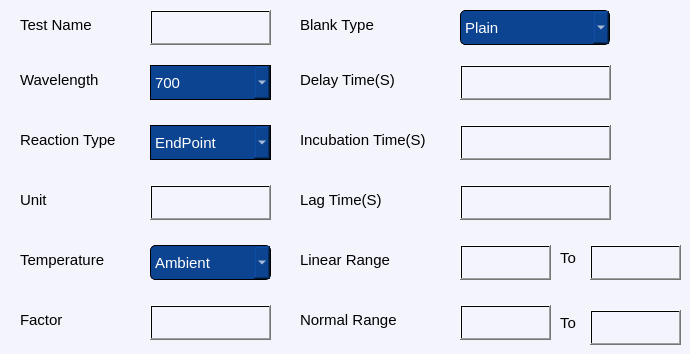
      <widget class="QWidget" name="tab_9">
       <property name="styleSheet">
        <string notr="true">background-color: #f4f4fc;</string>
       </property>
       <attribute name="title">
        <string>Info</string>
       </attribute>
       <widget class="QLabel" name="TestName_Lbl_3">
        <property name="geometry">
         <rect>
          <x>20</x>
          <y>10</y>
          <width>91</width>
          <height>30</height>
         </rect>
        </property>
        <property name="font">
         <font>
          <pointsize>11</pointsize>
         </font>
        </property>
        <property name="text">
         <string>Test Name</string>
        </property>
       </widget>
       <widget class="QLabel" name="label_14">
        <property name="geometry">
         <rect>
          <x>20</x>
          <y>65</y>
          <width>101</width>
          <height>30</height>
         </rect>
        </property>
        <property name="font">
         <font>
          <pointsize>11</pointsize>
         </font>
        </property>
        <property name="text">
         <string>Wavelength</string>
        </property>
       </widget>
       <widget class="QLabel" name="ReactionType_Lbl_2">
        <property name="geometry">
         <rect>
          <x>20</x>
          <y>125</y>
          <width>111</width>
          <height>30</height>
         </rect>
        </property>
        <property name="font">
         <font>
          <pointsize>11</pointsize>
         </font>
        </property>
        <property name="text">
         <string>Reaction Type</string>
        </property>
       </widget>
       <widget class="QLabel" name="Unit_Lbl_3">
        <property name="geometry">
         <rect>
          <x>20</x>
          <y>185</y>
          <width>61</width>
          <height>30</height>
         </rect>
        </property>
        <property name="font">
         <font>
          <pointsize>11</pointsize>
         </font>
        </property>
        <property name="text">
         <string>Unit</string>
        </property>
       </widget>
       <widget class="QLabel" name="Temp_Lbl_2">
        <property name="geometry">
         <rect>
          <x>20</x>
          <y>245</y>
          <width>111</width>
          <height>30</height>
         </rect>
        </property>
        <property name="font">
         <font>
          <pointsize>11</pointsize>
         </font>
        </property>
        <property name="text">
         <string>Temperature</string>
        </property>
       </widget>
       <widget class="QLabel" name="label_23">
        <property name="geometry">
         <rect>
          <x>20</x>
          <y>305</y>
          <width>61</width>
          <height>30</height>
         </rect>
        </property>
        <property name="font">
         <font>
          <pointsize>11</pointsize>
         </font>
        </property>
        <property name="text">
         <string>Factor</string>
        </property>
       </widget>
       <widget class="QLineEdit" name="lineEdit_24">
        <property name="geometry">
         <rect>
          <x>150</x>
          <y>10</y>
          <width>121</width>
          <height>35</height>
         </rect>
        </property>
        <property name="font">
         <font>
          <pointsize>11</pointsize>
         </font>
        </property>
       </widget>
       <widget class="QLineEdit" name="lineEdit_27">
        <property name="geometry">
         <rect>
          <x>150</x>
          <y>185</y>
          <width>121</width>
          <height>35</height>
         </rect>
        </property>
        <property name="font">
         <font>
          <pointsize>11</pointsize>
         </font>
        </property>
       </widget>
       <widget class="QLineEdit" name="lineEdit_30">
        <property name="geometry">
         <rect>
          <x>150</x>
          <y>305</y>
          <width>121</width>
          <height>35</height>
         </rect>
        </property>
        <property name="font">
         <font>
          <pointsize>11</pointsize>
         </font>
        </property>
       </widget>
       <widget class="QComboBox" name="WaveLength_Combo_2">
        <property name="geometry">
         <rect>
          <x>150</x>
          <y>65</y>
          <width>121</width>
          <height>35</height>
         </rect>
        </property>
        <property name="font">
         <font>
          <pointsize>11</pointsize>
         </font>
        </property>
        <property name="styleSheet">
         <string notr="true">background-color: rgb(12, 68, 145);
border: 1px solid black;
border-radius: 25px;
color: rgb(255, 255, 255);
font-style:bold;
</string>
        </property>
        <item>
         <property name="text">
          <string>700</string>
         </property>
        </item>
        <item>
         <property name="text">
          <string>628</string>
         </property>
        </item>
        <item>
         <property name="text">
          <string>572</string>
         </property>
        </item>
        <item>
         <property name="text">
          <string>545</string>
         </property>
        </item>
        <item>
         <property name="text">
          <string>507</string>
         </property>
        </item>
        <item>
         <property name="text">
          <string>405</string>
         </property>
        </item>
        <item>
         <property name="text">
          <string>340</string>
         </property>
        </item>
       </widget>
       <widget class="QComboBox" name="ReactionType_Combo_2">
        <property name="geometry">
         <rect>
          <x>150</x>
          <y>125</y>
          <width>121</width>
          <height>35</height>
         </rect>
        </property>
        <property name="font">
         <font>
          <pointsize>11</pointsize>
         </font>
        </property>
        <property name="styleSheet">
         <string notr="true">
background-color: rgb(12, 68, 145);
 border: 1px solid black;
     border-radius: 25px;
color: rgb(255, 255, 255);
font-style:bold;
</string>
        </property>
        <item>
         <property name="text">
          <string>EndPoint</string>
         </property>
        </item>
        <item>
         <property name="text">
          <string>TwoPoint</string>
         </property>
        </item>
        <item>
         <property name="text">
          <string>Kinetic</string>
         </property>
        </item>
       </widget>
       <widget class="QComboBox" name="Temp_Combo_2">
        <property name="geometry">
         <rect>
          <x>150</x>
          <y>245</y>
          <width>121</width>
          <height>35</height>
         </rect>
        </property>
        <property name="font">
         <font>
          <pointsize>11</pointsize>
         </font>
        </property>
        <property name="styleSheet">
         <string notr="true">
background-color: rgb(12, 68, 145);
 border: 1px solid black;
     border-radius: 5px;
color: rgb(255, 255, 255);
</string>
        </property>
        <item>
         <property name="text">
          <string>Ambient</string>
         </property>
        </item>
        <item>
         <property name="text">
          <string>30</string>
         </property>
        </item>
        <item>
         <property name="text">
          <string>37</string>
         </property>
        </item>
       </widget>
       <widget class="QLineEdit" name="lineEdit_31">
        <property name="geometry">
         <rect>
          <x>460</x>
          <y>65</y>
          <width>150</width>
          <height>35</height>
         </rect>
        </property>
        <property name="font">
         <font>
          <pointsize>11</pointsize>
         </font>
        </property>
       </widget>
       <widget class="QLabel" name="label_36">
        <property name="geometry">
         <rect>
          <x>300</x>
          <y>65</y>
          <width>111</width>
          <height>30</height>
         </rect>
        </property>
        <property name="font">
         <font>
          <pointsize>11</pointsize>
         </font>
        </property>
        <property name="text">
         <string>Delay Time(S)</string>
        </property>
       </widget>
       <widget class="QLabel" name="label_38">
        <property name="geometry">
         <rect>
          <x>300</x>
          <y>125</y>
          <width>141</width>
          <height>30</height>
         </rect>
        </property>
        <property name="font">
         <font>
          <pointsize>11</pointsize>
         </font>
        </property>
        <property name="text">
         <string>Incubation Time(S)</string>
        </property>
       </widget>
       <widget class="QLineEdit" name="lineEdit_32">
        <property name="geometry">
         <rect>
          <x>460</x>
          <y>125</y>
          <width>150</width>
          <height>35</height>
         </rect>
        </property>
        <property name="font">
         <font>
          <pointsize>11</pointsize>
         </font>
        </property>
        <property name="text">
         <string/>
        </property>
       </widget>
       <widget class="QLabel" name="label_42">
        <property name="geometry">
         <rect>
          <x>300</x>
          <y>10</y>
          <width>91</width>
          <height>30</height>
         </rect>
        </property>
        <property name="font">
         <font>
          <pointsize>11</pointsize>
         </font>
        </property>
        <property name="text">
         <string>Blank Type</string>
        </property>
       </widget>
       <widget class="QComboBox" name="BlankType_Combo_2">
        <property name="geometry">
         <rect>
          <x>460</x>
          <y>10</y>
          <width>150</width>
          <height>35</height>
         </rect>
        </property>
        <property name="font">
         <font>
          <pointsize>11</pointsize>
         </font>
        </property>
        <property name="styleSheet">
         <string notr="true">
background-color: rgb(12, 68, 145);
 border: 1px solid black;
     border-radius: 5px;
color: rgb(255, 255, 255);
</string>
        </property>
        <item>
         <property name="text">
          <string>Plain</string>
         </property>
        </item>
        <item>
         <property name="text">
          <string>DistilledWater</string>
         </property>
        </item>
        <item>
         <property name="text">
          <string>ReagentBlank</string>
         </property>
        </item>
       </widget>
       <widget class="QLabel" name="label_55">
        <property name="geometry">
         <rect>
          <x>300</x>
          <y>245</y>
          <width>100</width>
          <height>30</height>
         </rect>
        </property>
        <property name="font">
         <font>
          <pointsize>11</pointsize>
         </font>
        </property>
        <property name="text">
         <string>Linear Range</string>
        </property>
       </widget>
       <widget class="QLineEdit" name="lineEdit_33">
        <property name="geometry">
         <rect>
          <x>460</x>
          <y>245</y>
          <width>91</width>
          <height>35</height>
         </rect>
        </property>
        <property name="font">
         <font>
          <pointsize>11</pointsize>
         </font>
        </property>
        <property name="text">
         <string/>
        </property>
       </widget>
       <widget class="QLineEdit" name="lineEdit_34">
        <property name="geometry">
         <rect>
          <x>590</x>
          <y>245</y>
          <width>91</width>
          <height>35</height>
         </rect>
        </property>
        <property name="font">
         <font>
          <pointsize>11</pointsize>
         </font>
        </property>
        <property name="text">
         <string/>
        </property>
       </widget>
       <widget class="QLabel" name="To_Lbl_3">
        <property name="geometry">
         <rect>
          <x>560</x>
          <y>250</y>
          <width>17</width>
          <height>16</height>
         </rect>
        </property>
        <property name="font">
         <font>
          <pointsize>11</pointsize>
         </font>
        </property>
        <property name="text">
         <string>To</string>
        </property>
       </widget>
       <widget class="QLabel" name="To_Lbl_4">
        <property name="geometry">
         <rect>
          <x>560</x>
          <y>305</y>
          <width>17</width>
          <height>35</height>
         </rect>
        </property>
        <property name="font">
         <font>
          <pointsize>11</pointsize>
         </font>
        </property>
        <property name="text">
         <string>To</string>
        </property>
       </widget>
       <widget class="QLabel" name="label_56">
        <property name="geometry">
         <rect>
          <x>300</x>
          <y>305</y>
          <width>111</width>
          <height>30</height>
         </rect>
        </property>
        <property name="font">
         <font>
          <pointsize>11</pointsize>
         </font>
        </property>
        <property name="text">
         <string>Normal Range</string>
        </property>
       </widget>
       <widget class="QLineEdit" name="lineEdit_36">
        <property name="geometry">
         <rect>
          <x>460</x>
          <y>305</y>
          <width>91</width>
          <height>35</height>
         </rect>
        </property>
        <property name="font">
         <font>
          <pointsize>11</pointsize>
         </font>
        </property>
        <property name="text">
         <string/>
        </property>
       </widget>
       <widget class="QLabel" name="label_57">
        <property name="geometry">
         <rect>
          <x>300</x>
          <y>185</y>
          <width>100</width>
          <height>30</height>
         </rect>
        </property>
        <property name="font">
         <font>
          <pointsize>11</pointsize>
         </font>
        </property>
        <property name="text">
         <string>Lag Time(S)</string>
        </property>
       </widget>
       <widget class="QLineEdit" name="lineEdit_37">
        <property name="geometry">
         <rect>
          <x>460</x>
          <y>185</y>
          <width>150</width>
          <height>35</height>
         </rect>
        </property>
        <property name="font">
         <font>
          <pointsize>11</pointsize>
         </font>
        </property>
        <property name="text">
         <string/>
        </property>
       </widget>
       <widget class="QPushButton" name="pushButton_142">
        <property name="geometry">
         <rect>
          <x>150</x>
          <y>10</y>
          <width>121</width>
          <height>35</height>
         </rect>
        </property>
        <property name="styleSheet">
         <string notr="true">background:qlineargradient(spread:pad, x1:0, y1:0, x2:1, y2:0, stop:0 rgba(0, 0, 0, 0), stop:1 rgba(0,0,0,0))</string>
        </property>
        <property name="text">
         <string/>
        </property>
       </widget>
       <widget class="QPushButton" name="pushButton_143">
        <property name="geometry">
         <rect>
          <x>150</x>
          <y>305</y>
          <width>121</width>
          <height>35</height>
         </rect>
        </property>
        <property name="styleSheet">
         <string notr="true">background:qlineargradient(spread:pad, x1:0, y1:0, x2:1, y2:0, stop:0 rgba(0, 0, 0, 0), stop:1 rgba(0,0,0,0))</string>
        </property>
        <property name="text">
         <string/>
        </property>
       </widget>
       <widget class="QPushButton" name="pushButton_144">
        <property name="geometry">
         <rect>
          <x>590</x>
          <y>245</y>
          <width>91</width>
          <height>35</height>
         </rect>
        </property>
        <property name="styleSheet">
         <string notr="true">background:qlineargradient(spread:pad, x1:0, y1:0, x2:1, y2:0, stop:0 rgba(0, 0, 0, 0), stop:1 rgba(0,0,0,0))</string>
        </property>
        <property name="text">
         <string/>
        </property>
       </widget>
       <widget class="QPushButton" name="pushButton_145">
        <property name="geometry">
         <rect>
          <x>460</x>
          <y>245</y>
          <width>91</width>
          <height>35</height>
         </rect>
        </property>
        <property name="styleSheet">
         <string notr="true">background:qlineargradient(spread:pad, x1:0, y1:0, x2:1, y2:0, stop:0 rgba(0, 0, 0, 0), stop:1 rgba(0,0,0,0))</string>
        </property>
        <property name="text">
         <string/>
        </property>
       </widget>
       <widget class="QPushButton" name="pushButton_146">
        <property name="geometry">
         <rect>
          <x>460</x>
          <y>305</y>
          <width>91</width>
          <height>35</height>
         </rect>
        </property>
        <property name="styleSheet">
         <string notr="true">background:qlineargradient(spread:pad, x1:0, y1:0, x2:1, y2:0, stop:0 rgba(0, 0, 0, 0), stop:1 rgba(0,0,0,0))</string>
        </property>
        <property name="text">
         <string/>
        </property>
       </widget>
       <widget class="QPushButton" name="pushButton_147">
        <property name="geometry">
         <rect>
          <x>150</x>
          <y>185</y>
          <width>121</width>
          <height>35</height>
         </rect>
        </property>
        <property name="styleSheet">
         <string notr="true">background:qlineargradient(spread:pad, x1:0, y1:0, x2:1, y2:0, stop:0 rgba(0, 0, 0, 0), stop:1 rgba(0,0,0,0))</string>
        </property>
        <property name="text">
         <string/>
        </property>
       </widget>
       <widget class="QPushButton" name="pushButton_148">
        <property name="geometry">
         <rect>
          <x>460</x>
          <y>65</y>
          <width>151</width>
          <height>35</height>
         </rect>
        </property>
        <property name="styleSheet">
         <string notr="true">background:qlineargradient(spread:pad, x1:0, y1:0, x2:1, y2:0, stop:0 rgba(0, 0, 0, 0), stop:1 rgba(0,0,0,0))</string>
        </property>
        <property name="text">
         <string/>
        </property>
       </widget>
       <widget class="QPushButton" name="pushButton_149">
        <property name="geometry">
         <rect>
          <x>460</x>
          <y>125</y>
          <width>151</width>
          <height>35</height>
         </rect>
        </property>
        <property name="styleSheet">
         <string notr="true">background:qlineargradient(spread:pad, x1:0, y1:0, x2:1, y2:0, stop:0 rgba(0, 0, 0, 0), stop:1 rgba(0,0,0,0))</string>
        </property>
        <property name="text">
         <string/>
        </property>
       </widget>
       <widget class="QPushButton" name="pushButton_150">
        <property name="geometry">
         <rect>
          <x>460</x>
          <y>185</y>
          <width>151</width>
          <height>35</height>
         </rect>
        </property>
        <property name="styleSheet">
         <string notr="true">background:qlineargradient(spread:pad, x1:0, y1:0, x2:1, y2:0, stop:0 rgba(0, 0, 0, 0), stop:1 rgba(0,0,0,0))</string>
        </property>
        <property name="text">
         <string/>
        </property>
       </widget>
       <widget class="QLineEdit" name="lineEdit_35">
        <property name="geometry">
         <rect>
          <x>590</x>
          <y>310</y>
          <width>91</width>
          <height>35</height>
         </rect>
        </property>
        <property name="font">
         <font>
          <pointsize>11</pointsize>
         </font>
        </property>
        <property name="text">
         <string/>
        </property>
       </widget>
       <widget class="QPushButton" name="pushButton_201">
        <property name="geometry">
         <rect>
          <x>590</x>
          <y>310</y>
          <width>91</width>
          <height>35</height>
         </rect>
        </property>
        <property name="styleSheet">
         <string notr="true">background:qlineargradient(spread:pad, x1:0, y1:0, x2:1, y2:0, stop:0 rgba(0, 0, 0, 0), stop:1 rgba(0,0,0,0))</string>
        </property>
        <property name="text">
         <string/>
        </property>
       </widget>
      </widget>
